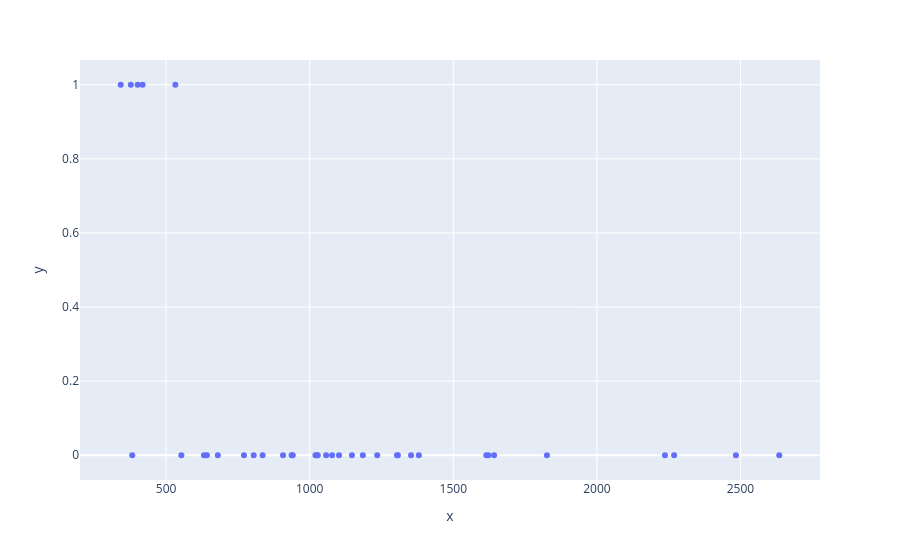

Source (notebook cell):
### Code cell
px.scatter(x=Y_test_purged.values, y=X_test_purged["Indication=LAPC"])

# the LAPC explain the high AUC for small x, as these patients have a very short survival time

### Figure 1 — Plotly figure (JSON) as saved in the notebook; plotly's stock layout.template omitted (floating-point values rounded to 4 significant figures)
{"data": [{"hovertemplate": "x=%{x}<br>y=%{y}<extra></extra>", "legendgroup": "", "marker": {"color": "#636efa", "symbol": "circle"}, "mode": "markers", "name": "", "orientation": "v", "showlegend": false, "type": "scatter", "x": [1615, 771, 1235, 1826, 2484, 1185, 2237, 418, 1622, 382, 1025, 342, 1078, 1147, 1380, 632, 377, 2269, 680, 805, 532, 1304, 1020, 642, 1307, 553, 836, 1102, 1057, 937, 401, 941, 2635, 1028, 907, 1353, 1642], "xaxis": "x", "y": [0.0, 0.0, 0.0, 0.0, 0.0, 0.0, 0.0, 1.0, 0.0, 0.0, 0.0, 1.0, 0.0, 0.0, 0.0, 0.0, 1.0, 0.0, 0.0, 0.0, 1.0, 0.0, 0.0, 0.0, 0.0, 0.0, 0.0, 0.0, 0.0, 0.0, 1.0, 0.0, 0.0, 0.0, 0.0, 0.0, 0.0], "yaxis": "y"}], "layout": {"legend": {"tracegroupgap": 0}, "margin": {"t": 60}, "xaxis": {"anchor": "y", "domain": [0, 1], "title": {"text": "x"}}, "yaxis": {"anchor": "x", "domain": [0, 1], "title": {"text": "y"}}}}
